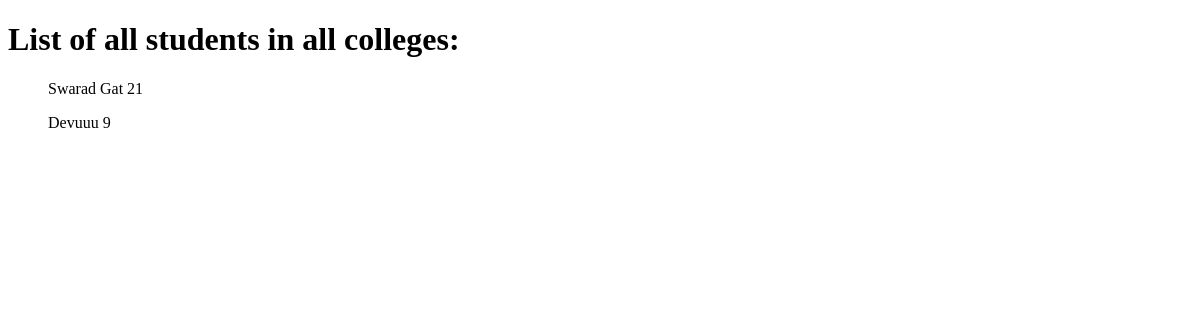
Page /student_list/ on the earlier database version.
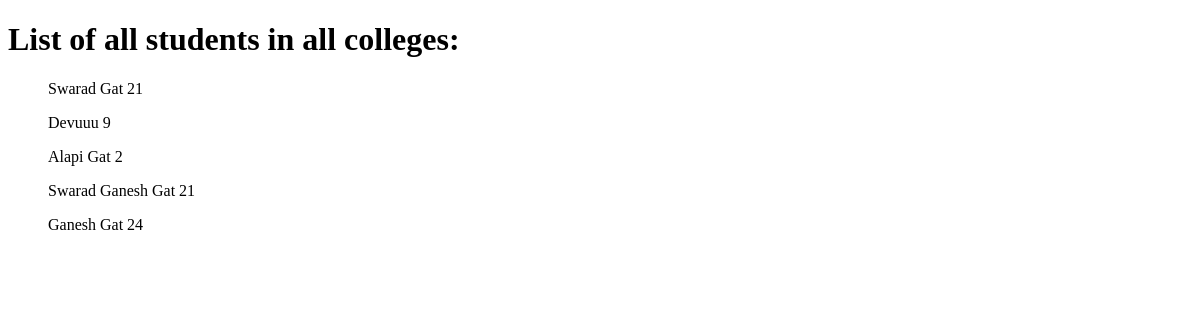
Same page on the later database version.
### main/models.py (models this page shows, shortened)
class Student(models.Model):
    name = models.CharField(max_length = 256)
    roll_no = models.IntegerField()
    college = models.ForeignKey('College' , on_delete = models.CASCADE)

### main/views.py (the view)
# urls.py: path('student_list/' , views.StudentList.as_view()),
class StudentList(ListView):
    model = models.Student
    model2 = models.College
    template_name = 'student_list.html'
    fields = '__all__'
    context_object_name = 'students'

### templates/student_list.html (shortened to what this page needs)
<!DOCTYPE html>
<html lang="en">
<head>
</head>
<body>
        <h1>List of all students in all colleges:</h1>
        {% for student in students %}
            <ul>
                {{ student.name }}
                {{ student.roll_no }}
            </ul>
        {% endfor %}
</body>
</html>

Differences in the rows shown:
added Student: name "Alapi Gat", roll_no "2"
added Student: name "Swarad Ganesh Gat", roll_no "21"
added Student: name "Ganesh Gat", roll_no "24"
